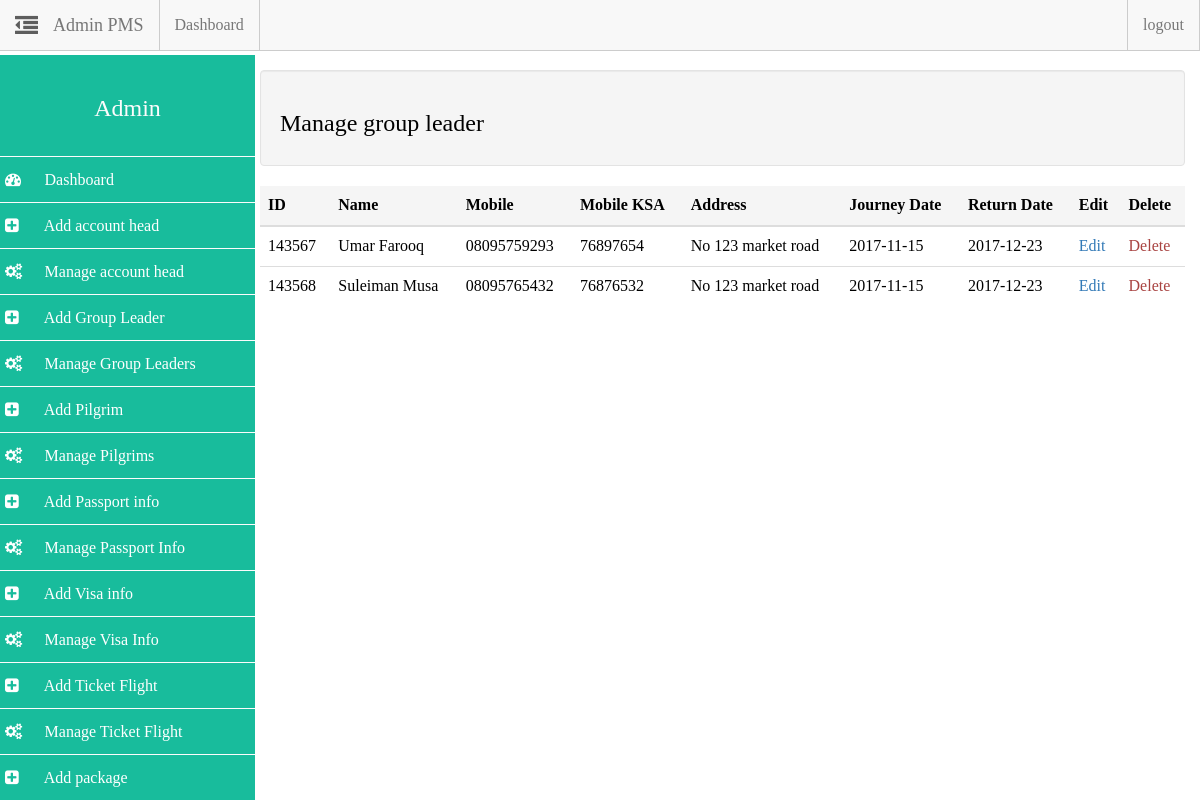
The app's page /admin/admin.php?action=manage_g_leader (signed in) with its own data.
### tables this page shows
CREATE TABLE `group_leader` (
  `gl_slno` int(122) NOT NULL,
  `gl_id` int(12) DEFAULT NULL,
  `gl_name` varchar(100) DEFAULT NULL,
  `gl_mob` varchar(22) DEFAULT NULL,
  `gl_mob_ksa` varchar(22) DEFAULT NULL,
  `gl_add` varchar(200) DEFAULT NULL,
  `gl_journey_date` varchar(50) DEFAULT NULL,
  `gl_return_date` varchar(50) DEFAULT NULL,
  `img` text
);

### admin/includes/manage_group_leader.php (the view)
<div class="row">
	<div class="col-md-12">
		<div class="well">
			<h3>Manage group leader</h3>
		</div>
	</div>
</div>
<?php $q = mysqli_query($dbc, "SELECT * FROM group_leader"); ?>
<div class="row">
	<div class="col-md-12">
		<?php if (mysqli_num_rows($q) > 0): ?>
			<table class="table">
				<thead>
					<tr class="active">
						<th>ID</th>
						<th>Name</th>
						<th>Mobile</th>
						<th>Mobile KSA</th>
						<th>Address</th>
						<th>Journey Date</th>
						<th>Return Date</th>
						<th>Edit</th>
						<th>Delete</th>
					</tr>
				</thead>
				<tbody>
					<?php while($row = mysqli_fetch_array($q)): ?>
					<tr>
						<td><?php  echo $row["gl_id"]; ?></td>
						<td><?php  echo $row["gl_name"]; ?></td>
						<td><?php  echo $row["gl_mob"]; ?></td>
						<td><?php  echo $row["gl_mob_ksa"]; ?></td>
						<td><?php  echo $row["gl_add"]; ?></td>
						<td><?php  echo $row["gl_journey_date"]; ?></td>
						<td><?php  echo $row["gl_return_date"]; ?></td>
						<td><a href="admin.php?action=edit_g_leader&id=<?php echo $row['gl_slno'] ?>">Edit</a></td>
						<td><a class="text-danger" href="admin.php?action=delete_g_leader&id=<?php echo $row['gl_slno'] ?>">Delete</a></td>
					</tr>
					<?php endwhile; ?>
				</tbody>
			</table>
		<?php endif ?>
	</div>
</div>

### assets/css/styles.css (style rules this page uses)
html { color: #222; font-size: 1em; line-height: 1.4; }
body { padding-top: 55px; font-family: ubuntu; font-size: 100%; color: #000 !important; }

### assets/css/sidebar.css (style rules this page uses)
* { box-sizing: border-box; -webkit-box-sizing: border-box; -moz-box-sizing: border-box; }
body { padding-top: 55px; }

### records on screen
group_leader: gl "143567", gl_name "Umar Farooq", gl_mob "08095759293", gl_mob_ksa "76897654", gl_add "No 123 market road", gl_journey_date "2017-11-15", gl_return_date "2017-12-23"
group_leader: gl "143568", gl_name "Suleiman Musa", gl_mob "08095765432", gl_mob_ksa "76876532", gl_add "No 123 market road", gl_journey_date "2017-11-15", gl_return_date "2017-12-23"
